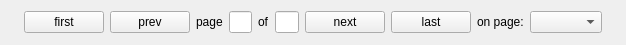
<?xml version="1.0" encoding="UTF-8"?>
<ui version="4.0">
 <class>QtGEPaginator</class>
 <widget class="QWidget" name="QtGEPaginator">
  <property name="geometry">
   <rect>
    <x>0</x>
    <y>0</y>
    <width>626</width>
    <height>45</height>
   </rect>
  </property>
  <property name="minimumSize">
   <size>
    <width>626</width>
    <height>0</height>
   </size>
  </property>
  <property name="windowTitle">
   <string>QtGEPaginator</string>
  </property>
  <layout class="QGridLayout" name="gridLayout">
   <item row="0" column="0">
    <layout class="QHBoxLayout" name="horizontalLayout">
     <item>
      <spacer name="horizontalSpacer_2">
       <property name="orientation">
        <enum>Qt::Horizontal</enum>
       </property>
       <property name="sizeHint" stdset="0">
        <size>
         <width>40</width>
         <height>20</height>
        </size>
       </property>
      </spacer>
     </item>
     <item>
      <widget class="QPushButton" name="firstBtn">
       <property name="text">
        <string>first</string>
       </property>
      </widget>
     </item>
     <item>
      <widget class="QPushButton" name="prevBtn">
       <property name="text">
        <string>prev</string>
       </property>
      </widget>
     </item>
     <item>
      <widget class="QLabel" name="pageLbl">
       <property name="text">
        <string>page</string>
       </property>
      </widget>
     </item>
     <item>
      <widget class="QLineEdit" name="pageTxt">
       <property name="maximumSize">
        <size>
         <width>50</width>
         <height>16777215</height>
        </size>
       </property>
      </widget>
     </item>
     <item>
      <widget class="QLabel" name="ofLbl">
       <property name="text">
        <string>of</string>
       </property>
      </widget>
     </item>
     <item>
      <widget class="QLineEdit" name="countTxt">
       <property name="enabled">
        <bool>true</bool>
       </property>
       <property name="maximumSize">
        <size>
         <width>50</width>
         <height>16777215</height>
        </size>
       </property>
       <property name="readOnly">
        <bool>true</bool>
       </property>
      </widget>
     </item>
     <item>
      <widget class="QPushButton" name="nextBtn">
       <property name="text">
        <string>next</string>
       </property>
      </widget>
     </item>
     <item>
      <widget class="QPushButton" name="lastBtn">
       <property name="text">
        <string>last</string>
       </property>
      </widget>
     </item>
     <item>
      <widget class="QLabel" name="onPageLbl">
       <property name="text">
        <string>on page:</string>
       </property>
      </widget>
     </item>
     <item>
      <widget class="QComboBox" name="onPageList"/>
     </item>
     <item>
      <spacer name="horizontalSpacer">
       <property name="orientation">
        <enum>Qt::Horizontal</enum>
       </property>
       <property name="sizeHint" stdset="0">
        <size>
         <width>40</width>
         <height>20</height>
        </size>
       </property>
      </spacer>
     </item>
    </layout>
   </item>
  </layout>
 </widget>
 <layoutdefault spacing="6" margin="11"/>
 <resources/>
 <connections/>
</ui>
